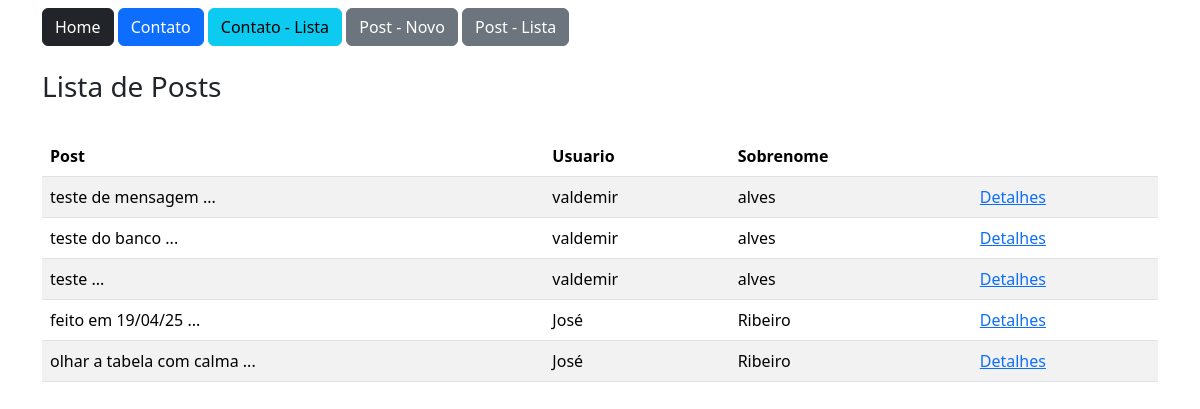
Before: /post/lista/ (signed in) with the older database file.
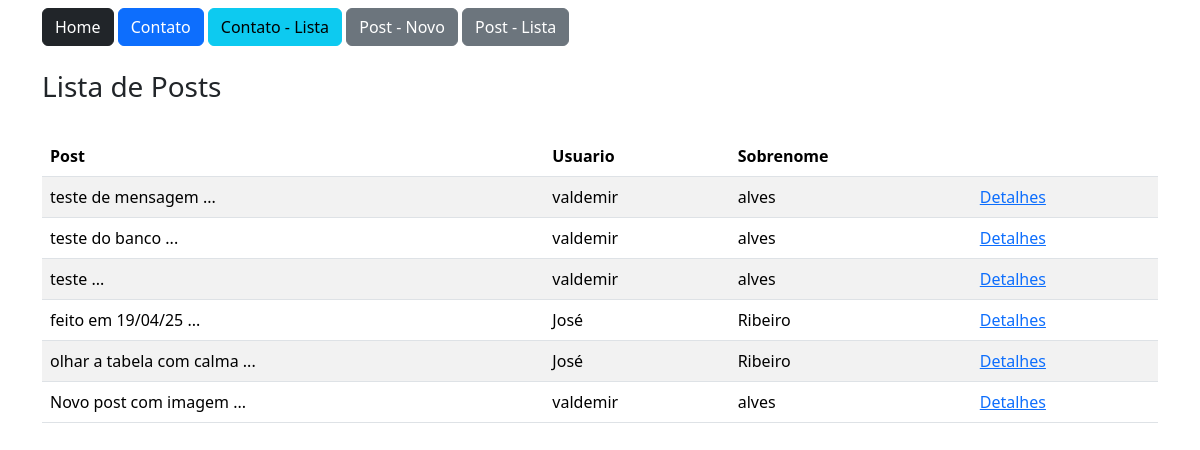
After: the same page with the newer database file.
### estudo/models.py (models this page shows)
class Post(db.Model):
    id = db.Column(db.Integer, primary_key=True)
    data_criacao = db.Column(db.DateTime, default=datetime.now)
    mensagem = db.Column(db.String, nullable=True)
    imagem = db.Column(db.String, nullable=True, default='img_default.jpg')
    user_id = db.Column(db.Integer, db.ForeignKey('user.id'), nullable=True)
    comentarios = db.relationship('PostComentarios', backref='post', lazy=True)
    def msg_resumo(self):
        return f"{self.mensagem[:30]} ..."

class User(db.Model, UserMixin):
    id = db.Column(db.Integer, primary_key=True)
    nome = db.Column(db.String(50), nullable=True)
    sobrenome = db.Column(db.String(50), nullable=True)
    email = db.Column(db.String(120), nullable=True)
    senha = db.Column(db.String(50), nullable=True)
    posts = db.relationship('Post', backref='user', lazy=True)
    post_comentarios = db.relationship('PostComentarios', backref='user', lazy=True)

### estudo/views.py (the view)
@app.route('/post/lista/', methods=['GET', 'POST'])
@login_required
def postLista():
    posts = Post.query.all()
    return render_template('post_lista.html', posts=posts)

### estudo/models.py (called while the page is built)
@login_manager.user_loader
def load_user(user_id):
    return User.query.get(int(user_id))

### estudo/templates/post_lista.html
{% extends "base.html" %}
{% block content %}
    <div class="container">
        {% include 'nav.html' %}
        <div class="row mt-4">
            <h3>Lista de Posts</h3>
            <div class="col-12 mt-4">
                <table class="table table-striped table-hover">
                    <thead>
                        <tr>
                            <th>Post</th>
                            <th>Usuario</th>
                            <th>Sobrenome</th>
                            <th></th>
                        </tr>
                    </thead>
                    <tbody>
                        {% for linha in posts %}
                        <tr>
                            <td>{{linha.msg_resumo()}}</td>
                            <td>{{linha.user.nome}} </td>
                            <td>{{linha.user.sobrenome}}</td>
                            <td><a href="{{url_for('postDetail', id=linha.id)}}">Detalhes</a></td>
                        </tr>
                        {% endfor %}
                    </tbody>
                </table>
            </div>
        </div>
    </div>
{% endblock %}

### estudo/templates/base.html (shortened to what this page needs)
<!DOCTYPE html>
<html lang="pt-br">
<head>
    <link href="https://cdn.jsdelivr.net/npm/bootstrap@5.3.5/dist/css/bootstrap.min.css" rel="stylesheet">
</head>
<body>
    <section class="container-fluid mt-2">
        {% block content %} {% endblock %}
    </section>
</body>
</html>

### estudo/templates/nav.html
    <a href="/" class="btn btn-dark">Home</a>
    <a href="{{url_for('contato')}}" class="btn btn-primary">Contato</a>
    <a href="{{url_for('contatoLista')}}" class="btn btn-info">Contato - Lista</a>
    <a href="{{url_for('postNovo')}}" class="btn btn-secondary">Post - Novo</a>
    <a href="{{url_for('postLista')}}" class="btn btn-secondary">Post - Lista</a>

Changed rows visible on the page:
added Post: msg_resumo "Novo post com imagem ...", user.nome "valdemir", user.sobrenome "alves"
